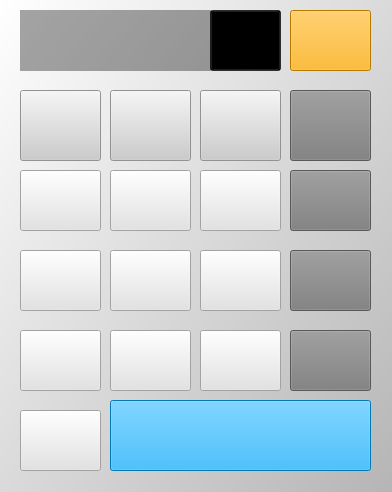
<?xml version="1.0" encoding="UTF-8"?>
<ui version="4.0">
 <class>MainWindow</class>
 <widget class="QMainWindow" name="MainWindow">
  <property name="geometry">
   <rect>
    <x>0</x>
    <y>0</y>
    <width>392</width>
    <height>492</height>
   </rect>
  </property>
  <property name="windowTitle">
   <string>Calculator</string>
  </property>
  <property name="styleSheet">
   <string notr="true">background: qlineargradient(spread:pad, x1:1, y1:1, x2:0, y2:0, stop:0 rgba(181, 181, 181, 255), stop:1 rgba(255, 255, 255, 255))</string>
  </property>
  <widget class="QWidget" name="centralwidget">
   <widget class="QLabel" name="inputLabel">
    <property name="geometry">
     <rect>
      <x>20</x>
      <y>10</y>
      <width>191</width>
      <height>61</height>
     </rect>
    </property>
    <property name="styleSheet">
     <string notr="true">background: rgba(0,0,0,90);</string>
    </property>
    <property name="text">
     <string/>
    </property>
    <property name="margin">
     <number>1</number>
    </property>
    <property name="indent">
     <number>1</number>
    </property>
   </widget>
   <widget class="QPushButton" name="one">
    <property name="geometry">
     <rect>
      <x>20</x>
      <y>170</y>
      <width>81</width>
      <height>61</height>
     </rect>
    </property>
    <property name="styleSheet">
     <string notr="true">background: rgb(227, 227, 227)</string>
    </property>
    <property name="text">
     <string/>
    </property>
    <property name="icon">
     <iconset resource="icon.qrc">
      <normaloff>:/icons/icons_calculator/number_1.svg</normaloff>:/icons/icons_calculator/number_1.svg</iconset>
    </property>
    <property name="iconSize">
     <size>
      <width>50</width>
      <height>50</height>
     </size>
    </property>
   </widget>
   <widget class="QPushButton" name="two">
    <property name="geometry">
     <rect>
      <x>110</x>
      <y>170</y>
      <width>81</width>
      <height>61</height>
     </rect>
    </property>
    <property name="styleSheet">
     <string notr="true">background: rgb(227, 227, 227)</string>
    </property>
    <property name="text">
     <string/>
    </property>
    <property name="icon">
     <iconset resource="icon.qrc">
      <normaloff>:/icons/icons_calculator/number_2.svg</normaloff>:/icons/icons_calculator/number_2.svg</iconset>
    </property>
    <property name="iconSize">
     <size>
      <width>50</width>
      <height>50</height>
     </size>
    </property>
   </widget>
   <widget class="QPushButton" name="three">
    <property name="geometry">
     <rect>
      <x>200</x>
      <y>170</y>
      <width>81</width>
      <height>61</height>
     </rect>
    </property>
    <property name="styleSheet">
     <string notr="true">background: rgb(227, 227, 227)</string>
    </property>
    <property name="text">
     <string/>
    </property>
    <property name="icon">
     <iconset resource="icon.qrc">
      <normaloff>:/icons/icons_calculator/number_3.svg</normaloff>:/icons/icons_calculator/number_3.svg</iconset>
    </property>
    <property name="iconSize">
     <size>
      <width>50</width>
      <height>50</height>
     </size>
    </property>
   </widget>
   <widget class="QPushButton" name="four">
    <property name="geometry">
     <rect>
      <x>20</x>
      <y>250</y>
      <width>81</width>
      <height>61</height>
     </rect>
    </property>
    <property name="styleSheet">
     <string notr="true">background: rgb(227, 227, 227)</string>
    </property>
    <property name="text">
     <string/>
    </property>
    <property name="icon">
     <iconset resource="icon.qrc">
      <normaloff>:/icons/icons_calculator/number_4.svg</normaloff>:/icons/icons_calculator/number_4.svg</iconset>
    </property>
    <property name="iconSize">
     <size>
      <width>50</width>
      <height>50</height>
     </size>
    </property>
   </widget>
   <widget class="QPushButton" name="five">
    <property name="geometry">
     <rect>
      <x>110</x>
      <y>250</y>
      <width>81</width>
      <height>61</height>
     </rect>
    </property>
    <property name="styleSheet">
     <string notr="true">background: rgb(227, 227, 227)</string>
    </property>
    <property name="text">
     <string/>
    </property>
    <property name="icon">
     <iconset resource="icon.qrc">
      <normaloff>:/icons/icons_calculator/number_5.svg</normaloff>:/icons/icons_calculator/number_5.svg</iconset>
    </property>
    <property name="iconSize">
     <size>
      <width>50</width>
      <height>50</height>
     </size>
    </property>
   </widget>
   <widget class="QPushButton" name="six">
    <property name="geometry">
     <rect>
      <x>200</x>
      <y>250</y>
      <width>81</width>
      <height>61</height>
     </rect>
    </property>
    <property name="styleSheet">
     <string notr="true">background: rgb(227, 227, 227)</string>
    </property>
    <property name="text">
     <string/>
    </property>
    <property name="icon">
     <iconset resource="icon.qrc">
      <normaloff>:/icons/icons_calculator/number_6.svg</normaloff>:/icons/icons_calculator/number_6.svg</iconset>
    </property>
    <property name="iconSize">
     <size>
      <width>50</width>
      <height>50</height>
     </size>
    </property>
   </widget>
   <widget class="QPushButton" name="seven">
    <property name="geometry">
     <rect>
      <x>20</x>
      <y>330</y>
      <width>81</width>
      <height>61</height>
     </rect>
    </property>
    <property name="styleSheet">
     <string notr="true">background: rgb(227, 227, 227)</string>
    </property>
    <property name="text">
     <string/>
    </property>
    <property name="icon">
     <iconset resource="icon.qrc">
      <normaloff>:/icons/icons_calculator/number_7.svg</normaloff>:/icons/icons_calculator/number_7.svg</iconset>
    </property>
    <property name="iconSize">
     <size>
      <width>50</width>
      <height>50</height>
     </size>
    </property>
   </widget>
   <widget class="QPushButton" name="eight">
    <property name="geometry">
     <rect>
      <x>110</x>
      <y>330</y>
      <width>81</width>
      <height>61</height>
     </rect>
    </property>
    <property name="styleSheet">
     <string notr="true">background: rgb(227, 227, 227)</string>
    </property>
    <property name="text">
     <string/>
    </property>
    <property name="icon">
     <iconset resource="icon.qrc">
      <normaloff>:/icons/icons_calculator/number_8.svg</normaloff>:/icons/icons_calculator/number_8.svg</iconset>
    </property>
    <property name="iconSize">
     <size>
      <width>50</width>
      <height>50</height>
     </size>
    </property>
   </widget>
   <widget class="QPushButton" name="nine">
    <property name="geometry">
     <rect>
      <x>200</x>
      <y>330</y>
      <width>81</width>
      <height>61</height>
     </rect>
    </property>
    <property name="styleSheet">
     <string notr="true">background: rgb(227, 227, 227)</string>
    </property>
    <property name="text">
     <string/>
    </property>
    <property name="icon">
     <iconset resource="icon.qrc">
      <normaloff>:/icons/icons_calculator/number_9.svg</normaloff>:/icons/icons_calculator/number_9.svg</iconset>
    </property>
    <property name="iconSize">
     <size>
      <width>50</width>
      <height>50</height>
     </size>
    </property>
   </widget>
   <widget class="QPushButton" name="equal">
    <property name="geometry">
     <rect>
      <x>110</x>
      <y>400</y>
      <width>261</width>
      <height>71</height>
     </rect>
    </property>
    <property name="maximumSize">
     <size>
      <width>261</width>
      <height>71</height>
     </size>
    </property>
    <property name="styleSheet">
     <string notr="true">background: rgb(0, 170, 255)</string>
    </property>
    <property name="text">
     <string/>
    </property>
    <property name="icon">
     <iconset resource="icon.qrc">
      <normaloff>:/icons/icons_calculator/equal.svg</normaloff>:/icons/icons_calculator/equal.svg</iconset>
    </property>
    <property name="iconSize">
     <size>
      <width>100</width>
      <height>50</height>
     </size>
    </property>
   </widget>
   <widget class="QPushButton" name="minus">
    <property name="geometry">
     <rect>
      <x>290</x>
      <y>330</y>
      <width>81</width>
      <height>61</height>
     </rect>
    </property>
    <property name="styleSheet">
     <string notr="true">background: rgb(124, 124, 124)</string>
    </property>
    <property name="text">
     <string/>
    </property>
    <property name="icon">
     <iconset resource="icon.qrc">
      <normaloff>:/icons/icons_calculator/minus.svg</normaloff>:/icons/icons_calculator/minus.svg</iconset>
    </property>
    <property name="iconSize">
     <size>
      <width>35</width>
      <height>35</height>
     </size>
    </property>
   </widget>
   <widget class="QPushButton" name="division">
    <property name="geometry">
     <rect>
      <x>290</x>
      <y>90</y>
      <width>81</width>
      <height>71</height>
     </rect>
    </property>
    <property name="styleSheet">
     <string notr="true">background: rgb(124, 124, 124)</string>
    </property>
    <property name="text">
     <string/>
    </property>
    <property name="icon">
     <iconset resource="icon.qrc">
      <normaloff>:/icons/icons_calculator/division.svg</normaloff>:/icons/icons_calculator/division.svg</iconset>
    </property>
    <property name="iconSize">
     <size>
      <width>35</width>
      <height>35</height>
     </size>
    </property>
   </widget>
   <widget class="QPushButton" name="multiply">
    <property name="geometry">
     <rect>
      <x>290</x>
      <y>170</y>
      <width>81</width>
      <height>61</height>
     </rect>
    </property>
    <property name="styleSheet">
     <string notr="true">background: rgb(124, 124, 124)</string>
    </property>
    <property name="text">
     <string/>
    </property>
    <property name="icon">
     <iconset resource="icon.qrc">
      <normaloff>:/icons/icons_calculator/multiply.svg</normaloff>:/icons/icons_calculator/multiply.svg</iconset>
    </property>
    <property name="iconSize">
     <size>
      <width>35</width>
      <height>35</height>
     </size>
    </property>
   </widget>
   <widget class="QPushButton" name="plus">
    <property name="geometry">
     <rect>
      <x>290</x>
      <y>250</y>
      <width>81</width>
      <height>61</height>
     </rect>
    </property>
    <property name="styleSheet">
     <string notr="true">background: rgb(124, 124, 124)</string>
    </property>
    <property name="text">
     <string/>
    </property>
    <property name="icon">
     <iconset resource="icon.qrc">
      <normaloff>:/icons/icons_calculator/plus.svg</normaloff>:/icons/icons_calculator/plus.svg</iconset>
    </property>
    <property name="iconSize">
     <size>
      <width>35</width>
      <height>35</height>
     </size>
    </property>
   </widget>
   <widget class="QPushButton" name="zero">
    <property name="geometry">
     <rect>
      <x>20</x>
      <y>410</y>
      <width>81</width>
      <height>61</height>
     </rect>
    </property>
    <property name="styleSheet">
     <string notr="true">background: rgb(227, 227, 227)</string>
    </property>
    <property name="text">
     <string/>
    </property>
    <property name="icon">
     <iconset resource="icon.qrc">
      <normaloff>:/icons/icons_calculator/number_0.svg</normaloff>:/icons/icons_calculator/number_0.svg</iconset>
    </property>
    <property name="iconSize">
     <size>
      <width>50</width>
      <height>50</height>
     </size>
    </property>
   </widget>
   <widget class="QPushButton" name="square">
    <property name="geometry">
     <rect>
      <x>200</x>
      <y>90</y>
      <width>81</width>
      <height>71</height>
     </rect>
    </property>
    <property name="styleSheet">
     <string notr="true">background: rgb(204, 204, 204)</string>
    </property>
    <property name="text">
     <string/>
    </property>
    <property name="icon">
     <iconset resource="icon.qrc">
      <normaloff>:/icons/icons_calculator/squared.svg</normaloff>:/icons/icons_calculator/squared.svg</iconset>
    </property>
    <property name="iconSize">
     <size>
      <width>40</width>
      <height>40</height>
     </size>
    </property>
   </widget>
   <widget class="QPushButton" name="sqrt">
    <property name="geometry">
     <rect>
      <x>110</x>
      <y>90</y>
      <width>81</width>
      <height>71</height>
     </rect>
    </property>
    <property name="styleSheet">
     <string notr="true">background: rgb(204, 204, 204)</string>
    </property>
    <property name="text">
     <string/>
    </property>
    <property name="icon">
     <iconset resource="icon.qrc">
      <normaloff>:/icons/icons_calculator/square_root.svg</normaloff>:/icons/icons_calculator/square_root.svg</iconset>
    </property>
    <property name="iconSize">
     <size>
      <width>40</width>
      <height>40</height>
     </size>
    </property>
   </widget>
   <widget class="QPushButton" name="comma">
    <property name="geometry">
     <rect>
      <x>20</x>
      <y>90</y>
      <width>81</width>
      <height>71</height>
     </rect>
    </property>
    <property name="styleSheet">
     <string notr="true">background: rgb(204, 204, 204)</string>
    </property>
    <property name="text">
     <string/>
    </property>
    <property name="icon">
     <iconset resource="icon.qrc">
      <normaloff>:/icons/icons_calculator/comma.svg</normaloff>:/icons/icons_calculator/comma.svg</iconset>
    </property>
    <property name="iconSize">
     <size>
      <width>70</width>
      <height>70</height>
     </size>
    </property>
   </widget>
   <widget class="QPushButton" name="deleteAll">
    <property name="geometry">
     <rect>
      <x>290</x>
      <y>10</y>
      <width>81</width>
      <height>61</height>
     </rect>
    </property>
    <property name="styleSheet">
     <string notr="true">background: rgb(255, 170, 0)</string>
    </property>
    <property name="text">
     <string/>
    </property>
    <property name="icon">
     <iconset resource="icon.qrc">
      <normaloff>:/icons/icons_calculator/delete.svg</normaloff>:/icons/icons_calculator/delete.svg</iconset>
    </property>
    <property name="iconSize">
     <size>
      <width>30</width>
      <height>30</height>
     </size>
    </property>
   </widget>
   <widget class="QPushButton" name="pushButton">
    <property name="geometry">
     <rect>
      <x>210</x>
      <y>10</y>
      <width>71</width>
      <height>61</height>
     </rect>
    </property>
    <property name="styleSheet">
     <string notr="true">background: rgba(0,0,0,150);</string>
    </property>
    <property name="text">
     <string/>
    </property>
    <property name="icon">
     <iconset resource="icon.qrc">
      <normaloff>:/icons/icons_calculator/history.svg</normaloff>:/icons/icons_calculator/history.svg</iconset>
    </property>
    <property name="iconSize">
     <size>
      <width>40</width>
      <height>40</height>
     </size>
    </property>
   </widget>
  </widget>
 </widget>
 <resources>
  <include location="icon.qrc"/>
 </resources>
 <connections/>
</ui>
